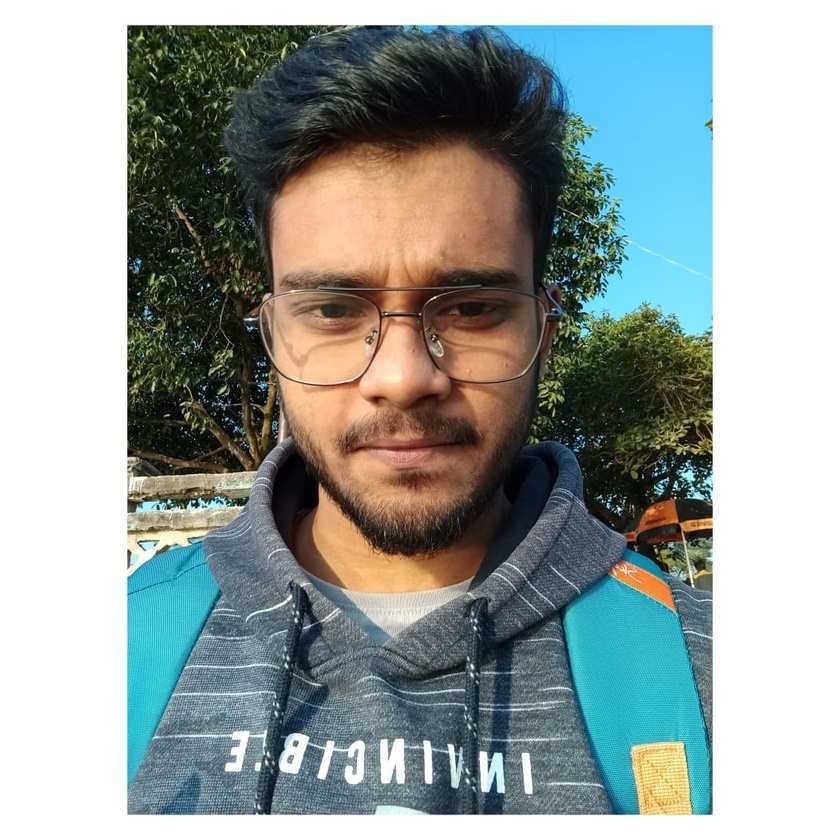
#> input picture PENCIL SKETCH/sayan.jpeg, 840 x 840 px, shrunk from 1052 x 1052 before the run
$ python sketch.py
#> lines starting #> are read from the running program, lines starting #| are printed output that depends on the picture
import numpy as np
import imageio
import scipy.ndimage
import cv2

img = "sayan.jpeg"

def rgb2gray(rgb):
    return np.dot(rgb[...,:3], [0.299, 0.587, 0.114])
    # it is 2D array formulla to convert image to grayscale

def dodge(front, back):
    final_sketch = front * 255 / (255 - back)
    # if image is greater than 255 which i dont think is possible but stil we can do it
    final_sketch[final_sketch > 255] = 255
    final_sketch[back == 255] = 255
    # to convert any suitable existing coloumn to categorical type we will use aspecet function
    # and unit 8 is for 8-bit signed integer
    return final_sketch.astype('uint8')

ss = imageio.imread(img)
#> ss is the input picture: shape (840, 840, 3); mean R, G, B 149.4, 159.3, 156
gray = rgb2gray(ss) # convert to grayscale
#> in rgb2gray, `return np.dot(rgb[...,:3], [0.299, 0.587, 0.114])`:
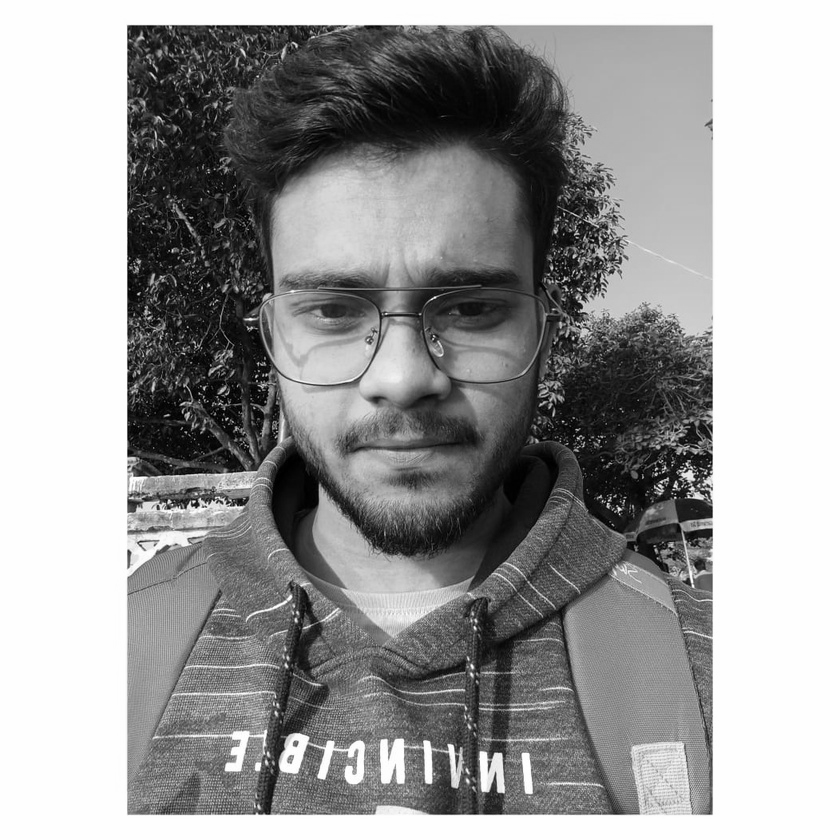
#> returned value: shape (840, 840) float64; min 0.228, max 255, mean 156

i = 255 - gray # 0,0,0 is for darkest color and 255,255,255 is for brightest color
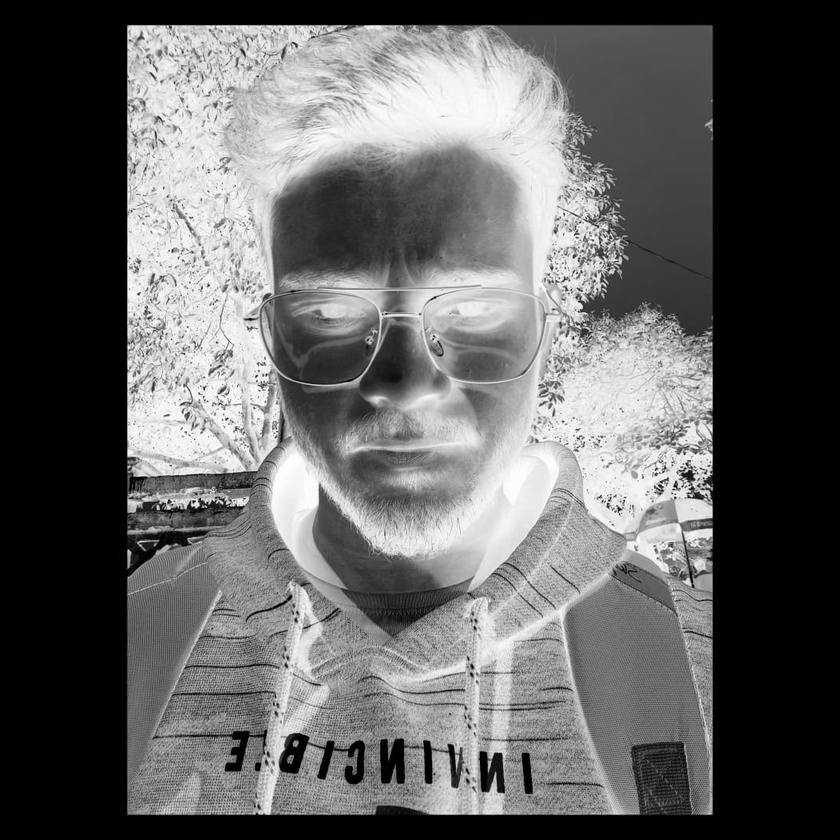
#> i: shape (840, 840) float64; min 2.84e-14, max 254.8, mean 99

# to convert it into blur image
blur = scipy.ndimage.gaussian_filter(i, sigma=200)
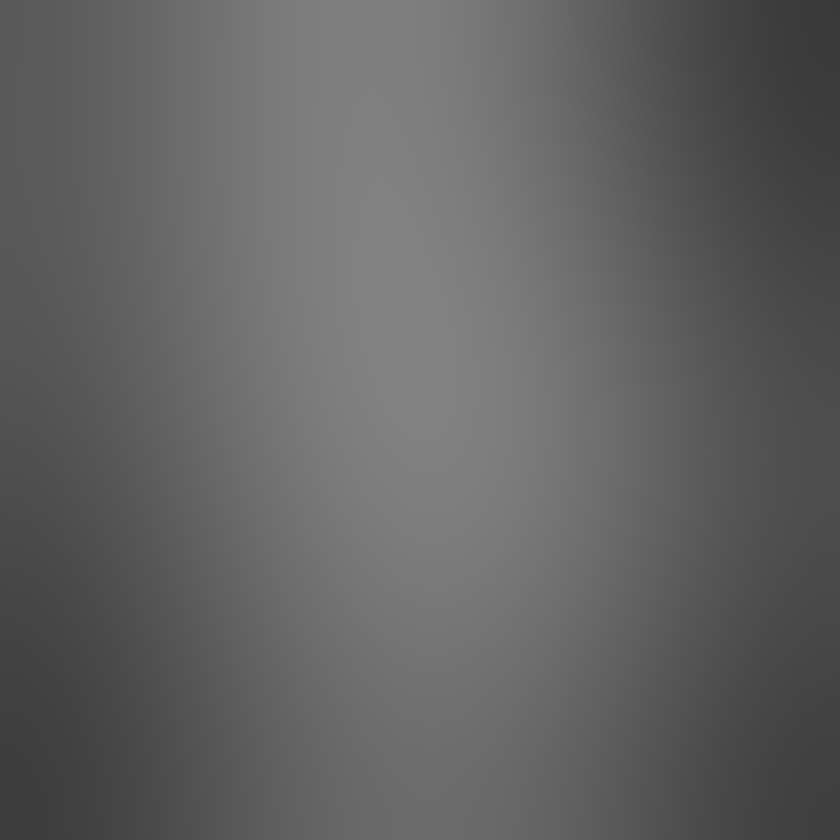
#> blur: shape (840, 840) float64; min 57.93, max 130.5, mean 99
# sigma is the intensity of the blur
r = dodge(blur,gray) # this function will convet our image to sketch by taking two parameter as blur and gray
#> in dodge, `final_sketch = front * 255 / (255 - back)`:
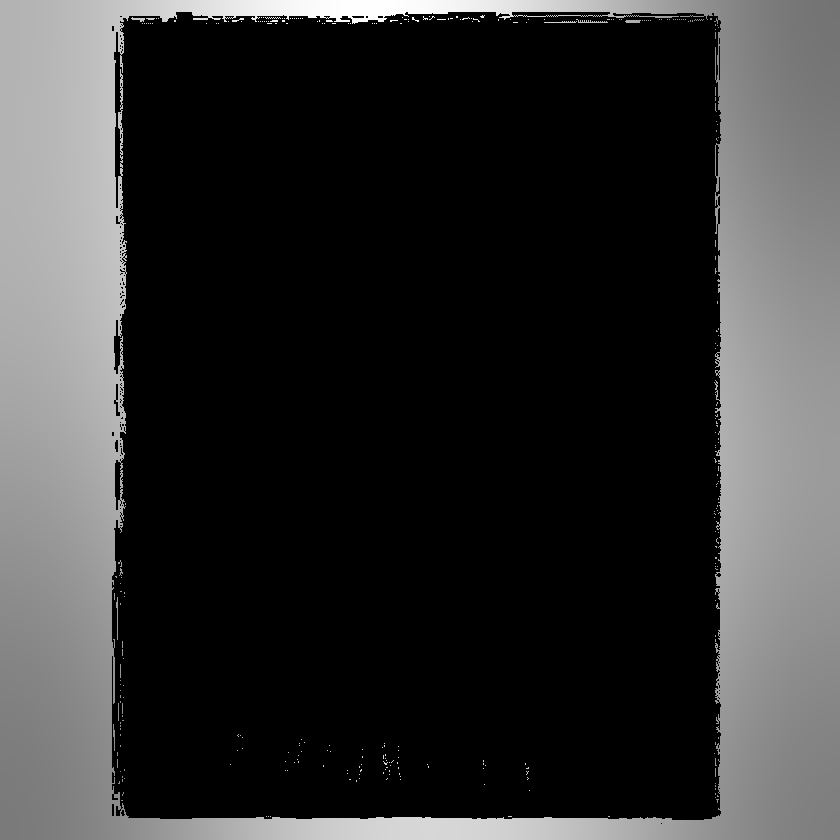
#> final_sketch: shape (840, 840) float64; min 87.54, max 1.14e+18, mean 2.27e+17; drawn with min black and max white
#> in dodge, `final_sketch[final_sketch > 255] = 255`:
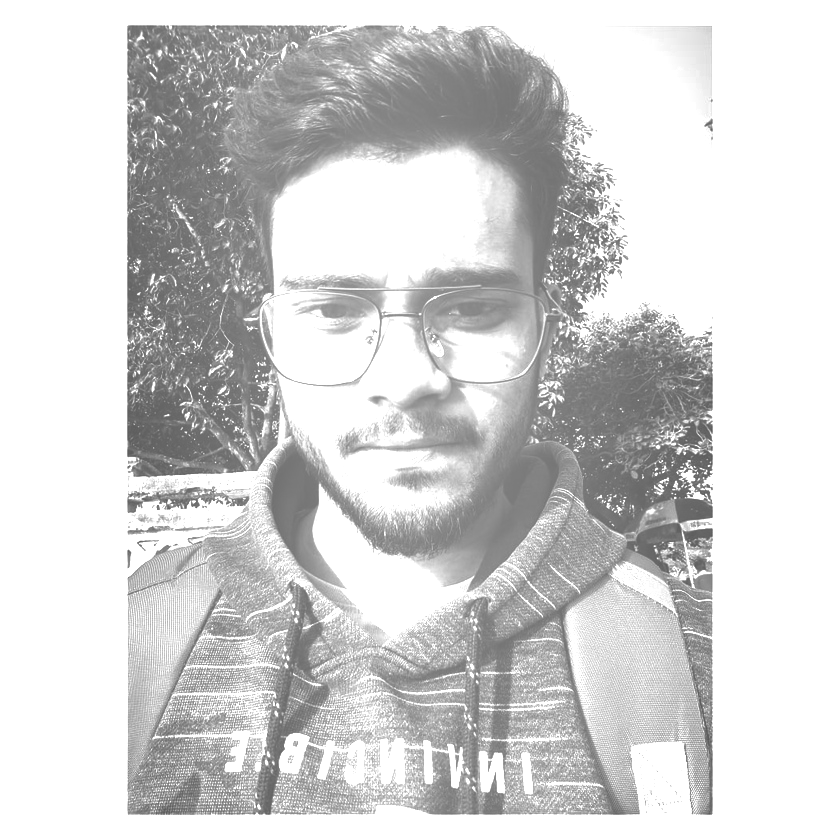
#> final_sketch: shape (840, 840) float64; min 87.54, max 255, mean 210.4


cv2.imwrite("Sketch.png", r)
